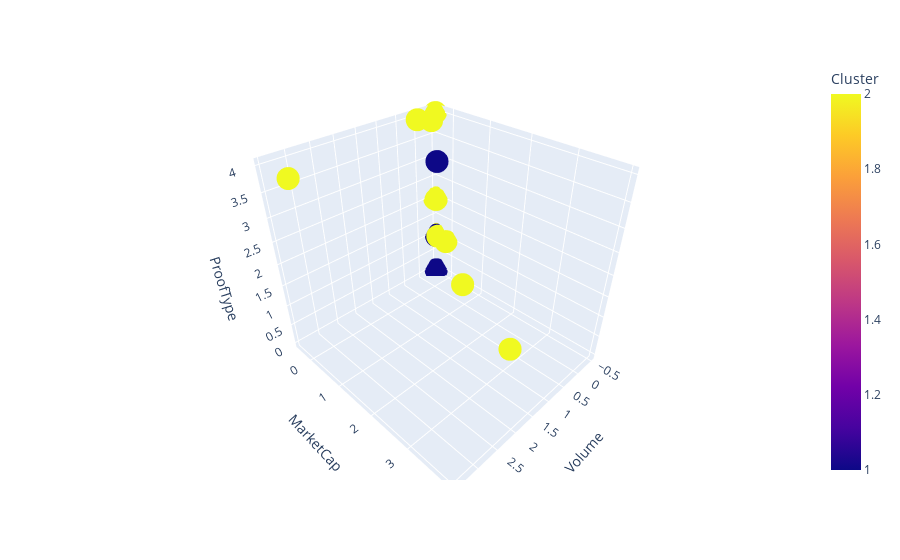

The notebook cell saved with this chart:
### Markdown cell above
### <h3 align="left" style="color:#0099cc;"> Final Results <h3>

### Code cell
import plotly.express as px
fig = px.scatter_3d(df2, x='Volume', y='MarketCap', z='ProofType', color='Cluster')
fig.show()

### Figure 1 — Plotly figure (JSON) as saved in the notebook; plotly's stock layout.template omitted (floating-point values rounded to 4 significant figures)
{"data": [{"hovertemplate": "Volume=%{x}<br>MarketCap=%{y}<br>ProofType=%{z}<br>Cluster=%{marker.color}<extra></extra>", "legendgroup": "", "marker": {"color": [2, 2, 2, 2, 2, 2, 2, 1, 2, 1, 1, 2, 2, 2, 1, 2, 2, 2, 2, 2], "coloraxis": "coloraxis", "symbol": "circle"}, "mode": "markers", "name": "", "scene": "scene", "showlegend": false, "type": "scatter3d", "x": [-0.4716, -0.4601, -0.4551, -0.4459, -0.4461, -0.4425, -0.4019, -0.4397, -0.4478, -0.4218, -0.3969, -0.3972, -0.4287, 0.1295, -0.3123, -0.03829, -0.3913, 3.449, 0.5741, 2.245], "y": [-0.4141, -0.4102, -0.4079, -0.4015, -0.3956, -0.3947, -0.3935, -0.3907, -0.3846, -0.3711, -0.3683, -0.3491, -0.3321, -0.3319, -0.2217, -0.08955, -0.01948, 0.2691, 1.438, 3.969], "z": [1, 1, 2, 1, 4, 1, 2, 1, 2, 1, 0, 2, 1, 4, 3, 4, 1, 4, 1, 2]}], "layout": {"coloraxis": {"colorbar": {"title": {"text": "Cluster"}}, "colorscale": [[0, "#0d0887"], [0.1111, "#46039f"], [0.2222, "#7201a8"], [0.3333, "#9c179e"], [0.4444, "#bd3786"], [0.5556, "#d8576b"], [0.6667, "#ed7953"], [0.7778, "#fb9f3a"], [0.8889, "#fdca26"], [1, "#f0f921"]]}, "legend": {"tracegroupgap": 0}, "margin": {"t": 60}, "scene": {"domain": {"x": [0, 1], "y": [0, 1]}, "xaxis": {"title": {"text": "Volume"}}, "yaxis": {"title": {"text": "MarketCap"}}, "zaxis": {"title": {"text": "ProofType"}}}}}
